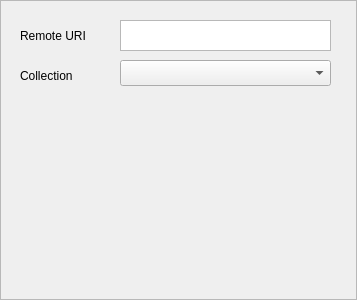
<?xml version="1.0" encoding="UTF-8"?>
<ui version="4.0">
 <class>StandardSourceSettings</class>
 <widget class="QFrame" name="StandardSourceSettings">
  <property name="geometry">
   <rect>
    <x>0</x>
    <y>0</y>
    <width>357</width>
    <height>300</height>
   </rect>
  </property>
  <property name="windowTitle">
   <string>Frame</string>
  </property>
  <property name="frameShape">
   <enum>QFrame::StyledPanel</enum>
  </property>
  <property name="frameShadow">
   <enum>QFrame::Raised</enum>
  </property>
  <widget class="QComboBox" name="collections">
   <property name="geometry">
    <rect>
     <x>120</x>
     <y>60</y>
     <width>211</width>
     <height>26</height>
    </rect>
   </property>
  </widget>
  <widget class="QPlainTextEdit" name="remoteUri">
   <property name="geometry">
    <rect>
     <x>120</x>
     <y>20</y>
     <width>211</width>
     <height>31</height>
    </rect>
   </property>
  </widget>
  <widget class="QLabel" name="remoteUriLabel">
   <property name="geometry">
    <rect>
     <x>20</x>
     <y>20</y>
     <width>91</width>
     <height>31</height>
    </rect>
   </property>
   <property name="text">
    <string>Remote URI</string>
   </property>
  </widget>
  <widget class="QLabel" name="collectionLabel">
   <property name="geometry">
    <rect>
     <x>20</x>
     <y>60</y>
     <width>91</width>
     <height>31</height>
    </rect>
   </property>
   <property name="text">
    <string>Collection</string>
   </property>
  </widget>
 </widget>
 <resources/>
 <connections/>
</ui>
